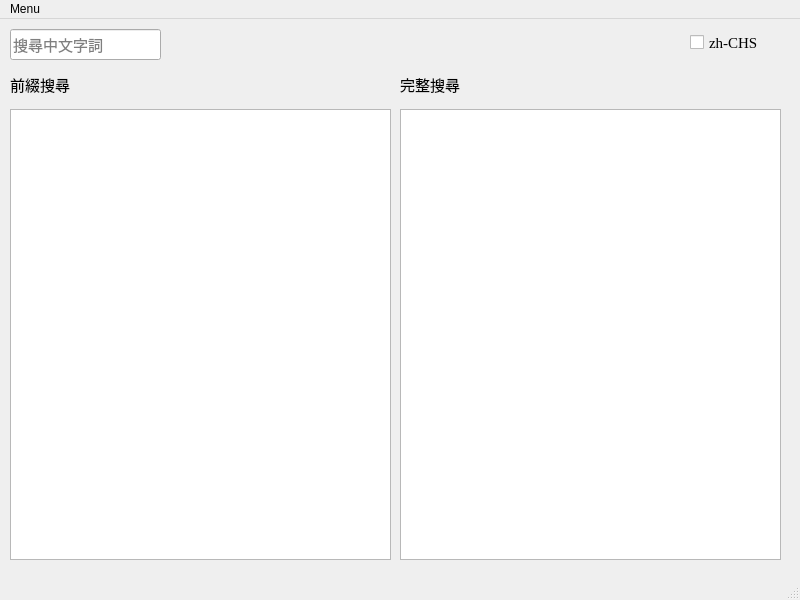
<?xml version="1.0" encoding="UTF-8"?>
<ui version="4.0">
 <class>litera_window</class>
 <widget class="QMainWindow" name="litera_window">
  <property name="geometry">
   <rect>
    <x>0</x>
    <y>0</y>
    <width>800</width>
    <height>600</height>
   </rect>
  </property>
  <property name="windowTitle">
   <string>Litera</string>
  </property>
  <widget class="QWidget" name="centralwidget">
   <widget class="QLineEdit" name="search_input">
    <property name="geometry">
     <rect>
      <x>10</x>
      <y>10</y>
      <width>151</width>
      <height>31</height>
     </rect>
    </property>
    <property name="font">
     <font>
      <family>Times New Roman</family>
      <pointsize>11</pointsize>
     </font>
    </property>
    <property name="placeholderText">
     <string>搜尋中文字詞</string>
    </property>
   </widget>
   <widget class="QTextBrowser" name="adsearch_browser">
    <property name="geometry">
     <rect>
      <x>400</x>
      <y>90</y>
      <width>381</width>
      <height>451</height>
     </rect>
    </property>
    <property name="font">
     <font>
      <family>Times New Roman</family>
      <pointsize>11</pointsize>
     </font>
    </property>
   </widget>
   <widget class="QTextBrowser" name="search_browser">
    <property name="geometry">
     <rect>
      <x>10</x>
      <y>90</y>
      <width>381</width>
      <height>451</height>
     </rect>
    </property>
    <property name="font">
     <font>
      <family>Times New Roman</family>
      <pointsize>11</pointsize>
     </font>
    </property>
   </widget>
   <widget class="QCheckBox" name="lang_chs">
    <property name="geometry">
     <rect>
      <x>690</x>
      <y>8</y>
      <width>81</width>
      <height>31</height>
     </rect>
    </property>
    <property name="font">
     <font>
      <family>Times New Roman</family>
      <pointsize>11</pointsize>
     </font>
    </property>
    <property name="text">
     <string>zh-CHS</string>
    </property>
   </widget>
   <widget class="QLabel" name="preview_label">
    <property name="geometry">
     <rect>
      <x>10</x>
      <y>50</y>
      <width>151</width>
      <height>31</height>
     </rect>
    </property>
    <property name="font">
     <font>
      <family>Times New Roman</family>
      <pointsize>11</pointsize>
     </font>
    </property>
    <property name="text">
     <string>前綴搜尋</string>
    </property>
   </widget>
   <widget class="QLabel" name="preview_label_2">
    <property name="geometry">
     <rect>
      <x>400</x>
      <y>50</y>
      <width>151</width>
      <height>31</height>
     </rect>
    </property>
    <property name="font">
     <font>
      <family>Times New Roman</family>
      <pointsize>11</pointsize>
     </font>
    </property>
    <property name="text">
     <string>完整搜尋</string>
    </property>
   </widget>
  </widget>
  <widget class="QMenuBar" name="menubar">
   <property name="geometry">
    <rect>
     <x>0</x>
     <y>0</y>
     <width>800</width>
     <height>26</height>
    </rect>
   </property>
   <widget class="QMenu" name="menu">
    <property name="title">
     <string>Menu</string>
    </property>
    <addaction name="dmod_action"/>
   </widget>
   <addaction name="menu"/>
  </widget>
  <widget class="QStatusBar" name="statusbar"/>
  <action name="actionDictionary_Modifier">
   <property name="text">
    <string>Dictionary Modifier</string>
   </property>
  </action>
  <action name="dmod_action">
   <property name="text">
    <string>Dictionary Modifier</string>
   </property>
  </action>
 </widget>
 <resources/>
 <connections/>
</ui>
